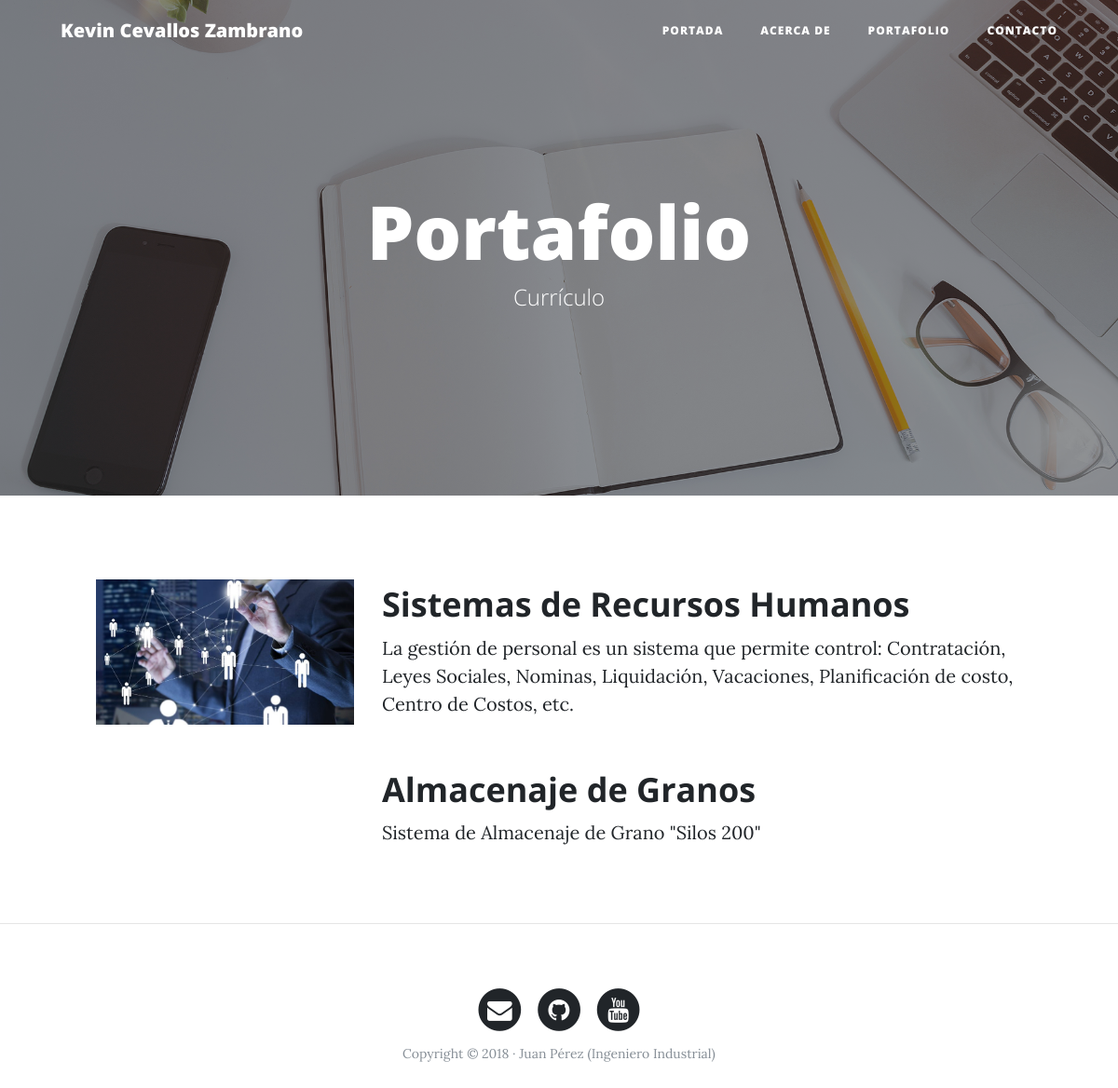
The page /portfolio/ on the database its author committed.
### portfolio/models.py (models this page shows, shortened)
class Project(models.Model):
    title = models.CharField(max_length=200, verbose_name = "Titulo")
    description = models.TextField(verbose_name = "Descripcion")
    image = models.ImageField(verbose_name = "Imagen", upload_to= "projects")
    created = models.DateTimeField(auto_now_add=True, verbose_name = "Fecha de Creacion")
    updated = models.DateTimeField(auto_now=True, verbose_name = "Fecha de Edicion")
    class Meta:
        verbose_name = 'proyecto'
        verbose_name_plural = 'proyectos'
        ordering = ["-created"]

### portfolio/views.py (the view)
# urls.py: path('portfolio/', portfolio_views.portfolio, name="portfolio" ),
def portfolio(request):
    projects = Project.objects.all()
    return render (request, "portfolio/portfolio.html", {'projects' :projects})

### portfolio/templates/portfolio/portfolio.html (shortened to what this page needs)
{% extends 'core/base.html' %}
{% block background %}{% load static %}{% static 'core/img/portfolio-bg.jpg' %}{% endblock %}
{% block headers %}
     <h1>Portafolio</h1>
	              <span class="subheading">Currículo</span>
{% endblock %}
{% block content %}
        {% for project in projects %}
	      <div class="row project">
	      	<div class="col-lg-3 col-md-4 offset-lg-1">
			      <img class="img-fluid" src="{{project.image.url}}" alt="">
	      	</div>
	        <div class="col-lg-7 col-md-8">
	      		<h2 class="section-heading title">{{project.title}}</h2>
	          <p>{{project.description}}</p>
	      	</div>
	      </div>
		{% endfor %}
{% endblock %}

### core/templates/core/base.html (shortened to what this page needs)
<!DOCTYPE html>
<html lang="es">
  <head>
    {% load static %}
    <link href="{% static 'core/vendor/bootstrap/css/bootstrap.min.css' %}" rel="stylesheet">
    <link href="{% static 'core/vendor/font-awesome/css/font-awesome.min.css' %}" rel="stylesheet" type="text/css">
    <link href="{% static 'core/css/clean-blog.min.css' %}" rel="stylesheet">
  </head>
  <body>
    <nav class="navbar navbar-expand-lg navbar-light fixed-top" id="mainNav">
      <div class="container">
        <a class="navbar-brand" href="{% url 'home' %}">Kevin Cevallos Zambrano</a>
        <div class="collapse navbar-collapse" id="navbarResponsive">
          <ul class="navbar-nav ml-auto">
            <li class="nav-item">
              <a class="nav-link" href="{% url 'home' %}">Portada</a>
            </li>
            <li class="nav-item">
              <a class="nav-link" href="{% url 'about' %}">Acerca de</a>
            </li>
            <li class="nav-item">
              <a class="nav-link" href="{% url 'portfolio' %}">Portafolio</a>
            </li>
            <li class="nav-item">
              <a class="nav-link" href="{% url 'contact' %}">Contacto</a>
            </li>
          </ul>
        </div>
      </div>
    </nav>
    <header class="masthead" style="background-image: url('{% block background %}{% endblock %}')">
      <div class="overlay"></div>
      <div class="container">
        <div class="row">
          <div class="col-lg-8 col-md-10 mx-auto">
            <div class="site-heading">
                {% block headers %} {% endblock %}
            </div>
          </div>
        </div>
      </div>
    </header>
    {% block content %} {% endblock %}
{% if request.path != "/" %} <hr> {% endif %}
    <footer>
      <div class="container">
        <div class="row">
          <div class="col-lg-8 col-md-10 mx-auto">
            <ul class="list-inline text-center">
              <li class="list-inline-item">
                <a href="#">
                  <span class="fa-stack fa-lg">
                    <i class="fa fa-circle fa-stack-2x"></i>
                    <i class="fa fa-envelope fa-stack-1x fa-inverse"></i>
                  </span>
                </a>
              </li>
              <li class="list-inline-item">
                <a href="#">
                  <span class="fa-stack fa-lg">
                    <i class="fa fa-circle fa-stack-2x"></i>
                    <i class="fa fa-github fa-stack-1x fa-inverse"></i>
                  </span>
                </a>
              </li>
              <li class="list-inline-item">
                <a href="#">
                  <span class="fa-stack fa-lg">
                    <i class="fa fa-circle fa-stack-2x"></i>
                    <i class="fa fa-youtube fa-stack-1x fa-inverse"></i>
                  </span>
                </a>
              </li>
            </ul>
            <p class="copyright text-muted">Copyright &copy; 2018 · Juan Pérez (Ingeniero Industrial) </p>
          </div>
        </div>
      </div>
    </footer>
  </body>
</html>

### rows shown on the page
Project: image (picture), title "Sistemas de Recursos Humanos", description "La gestión de personal es un sistema que permite control: Contratación, Leyes Sociales, Nominas, Liquidación, Vacaciones, Planificación de costo, Centro de Costos, etc."
Project: title "Almacenaje de Granos", description "Sistema de Almacenaje de Grano \"Silos 200\""
